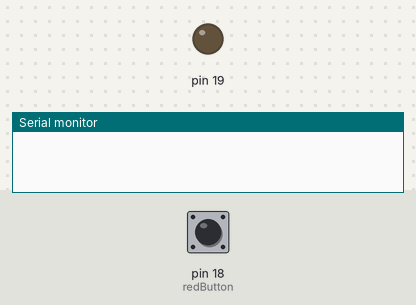
Bench run of a sketch on a simulated Arduino Uno, built with avr-gcc and run on an emulated ATmega328P. On the bench: output pins drawn as LEDs (lit = HIGH), the last lines printed to the serial monitor. The inputs (shaded band) are chosen by the test bench; at power-on: pin 18 (redButton) HIGH.

Above: at 1.2 s.
1.3 s: pin 18 (redButton) pulled LOW for 0.15 s
At 1.37 s:
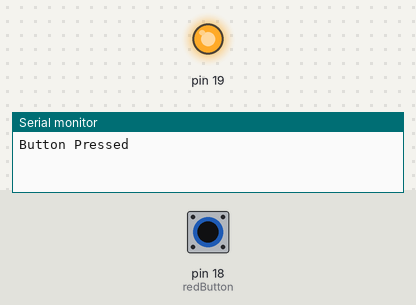
2.9 s: pin 18 (redButton) pulled LOW for 3.2 s
At 7.5 s:
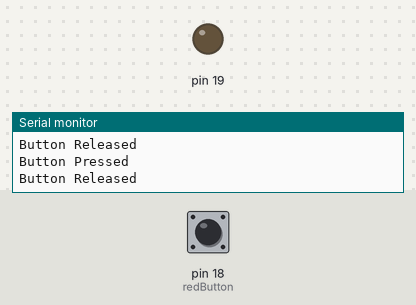
Timing chart, 0 to 9.0 s (numbered marks = the images above; inputs shaded):
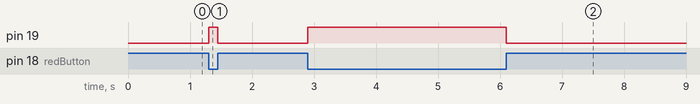

Measured:
- after the input at 1.3 s, pin 19: LOW → HIGH at once, → LOW 0.15 s later
- after the input at 2.9 s, pin 19: LOW → HIGH at once, → LOW 3.2 s later

The sketch:

simon_lesson2a.ino
```cpp
/* Code as it looks at the end of lesson 2a. */

#include "Button.h"
#include "PiezoBuzzer.h"

/*
 * Define all buttons.
 */
constexpr Button redButton(18);

/*
 * Setup game sub-systems
 */
PiezoBuzzer buzzer(19);

bool lastPressed = false;

void setup() {
  // Initialize the serial port so we can see things happening
  Serial.begin(115200);

  // Initialize the buzzer so it can be used.
  buzzer.begin();
  redButton.begin();
}

void loop() {
  bool pressed = redButton.readState();
  if (pressed != lastPressed) {
    lastPressed = pressed;
    if (pressed) {
      Serial.println("Button Pressed");
      buzzer.turnOn();
    } else {
      Serial.println("Button Released");
      buzzer.turnOff();
    }
  }
}
```

Button.cpp
```cpp
 #include "Button.h"

 void Button::begin() const {
    pinMode(pin_, INPUT_PULLUP);
}

bool Button::readState() const {
  return digitalRead(pin_) == LOW;
}
```

Button.h
```cpp
#ifndef BUTTON_H
#define BUTTON_H

#include <Arduino.h>

/**
 * Object to read a button input asigned to a given color.  Button should be connected so
 * when the button is pushed it is connected to ground.
 */
class Button {
private:
  const int pin_;

public:
  /**
   * Constructor which takes in the pin number which is used to control the button.
   *
   * @param pin Digital pin this button is connected to.
   */
  constexpr Button(const int pin) : pin_(pin)  {};

  /**
   * Configures the button pin.
   */
  void begin() const;

  /**
   * Reads the current state of this button.
   *
   * @return True if the button is pressed.
   */
  bool readState() const;
};

#endif /* BUTTON_H */
```

PiezoBuzzer.cpp
```cpp
#include "PiezoBuzzer.h"

void PiezoBuzzer::begin() const {
  pinMode(pin_, OUTPUT);
  digitalWrite(pin_, LOW);
}

void PiezoBuzzer::turnOn() const {
  digitalWrite(pin_, HIGH);
}

void PiezoBuzzer::turnOff() const {
  digitalWrite(pin_, LOW);
}
```

PiezoBuzzer.h
```cpp
#ifndef PEIZOBUZZER_H
#define PEIZOBUZZER_H

#include <Arduino.h>

/**
 * Class to control a piezo buzzer.
 */
class PiezoBuzzer {
private:
  const int pin_;

public:
  /**
   * Creates a new PiezoBuzzer class.
   *
   * @param pin Digital pin number of the pin which is connected to the positive side of the buzzer.
   */
  constexpr PiezoBuzzer(const int pin) : pin_(pin) {};

  /**
   * Initializies the buzzer IO pins.
   */
  void begin() const;

  /**
   * Turns on the buzzer.
   */
  void turnOn() const;

  /**
   * Turns off the buzzer.
   */
  void turnOff() const;
};

#endif // PEIZOBUZZER_H
```
